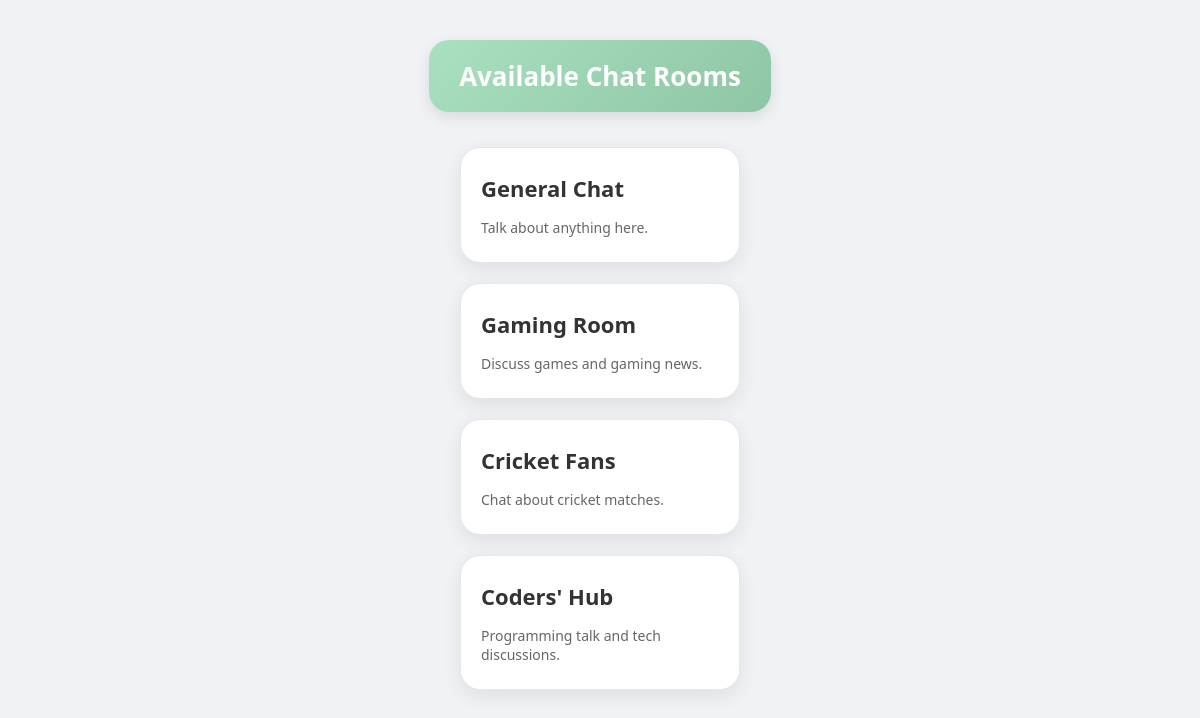
Screenshot of /rooms.php (signed in) with the database file from the repository.
### tables this page shows
CREATE TABLE `chat_rooms` (
  `id` int(11) NOT NULL,
  `name` varchar(50) DEFAULT NULL,
  `description` text DEFAULT NULL,
  `created_at` datetime DEFAULT current_timestamp()
);

### rooms.php (the view, shortened to what this page needs)
<?php
$host = 'localhost';
$dbname = 'chat_app';
$username = 'root';
$password = 'karanrathod';
try {
    $pdo = new PDO("mysql:host=$host;port=3307;dbname=$dbname", $username, $password);
    $pdo->setAttribute(PDO::ATTR_ERRMODE, PDO::ERRMODE_EXCEPTION);
} catch (PDOException $e) {
    die("Connection failed: " . $e->getMessage());
}
$stmt = $pdo->query("SELECT * FROM chat_rooms");
$stmt->execute();
$rooms = $stmt->fetchAll(PDO::FETCH_ASSOC);
?>
<!DOCTYPE html>
<html lang="en">
<head>
</head>
<body>
  <div class="header">Available Chat Rooms</div>
    <div class="container">
    <?php
        if(count($rooms) > 0){
           foreach($rooms as $room) {
            echo "<div class='room-card'>";
            echo "<a href='chatroom.php?room_id=" . htmlspecialchars($room['id']) . "'>" . htmlspecialchars($room['name']) . "</a>";
            echo "<p>" . htmlspecialchars($room['description']) . "</p>";
            echo "</div>";
           }
        } else {
            echo "No chat Room available!";
        }
    ?>
  </div>
</body>
</html>

### rooms.php (style rules this page uses)
* { margin: 0; padding: 0; box-sizing: border-box; font-family: 'Segoe UI', sans-serif; }
body { background: #f0f2f5; display: flex; flex-direction: column; align-items: center; padding: 40px 20px; min-height: 100vh; }
.header { background: linear-gradient(135deg, #a8e0c0, #8ec5a5); color: #fff; padding: 18px 30px; border-radius: 20px; font-size: 26px; font-weight: 600; margin-bottom: 35px; text-align: center; box-shadow: 0 5px 15px rgba(0,0,0,0.1); }
.room-card { background: #ffffff; border-radius: 20px; box-shadow: 0 6px 20px rgba(0, 0, 0, 0.08); padding: 25px 20px; width: 280px; margin-bottom: 20px; display: flex; flex-direction: column; justify-content: space-between; transition: 0.3s ease; border: 1px solid #e6e6e6; }
.room-card a { text-decoration: none; font-size: 22px; color: #333; font-weight: 600; margin-bottom: 10px; transition: 0.3s; }
.room-card p { color: #666; font-size: 14px; margin-top: 5px; }

### rows the page displays
chat_rooms: name "General Chat", description "Talk about anything here."
chat_rooms: name "Gaming Room", description "Discuss games and gaming news."
chat_rooms: name "Cricket Fans", description "Chat about cricket matches."
chat_rooms: name "Coders' Hub", description "Programming talk and tech discussions."
